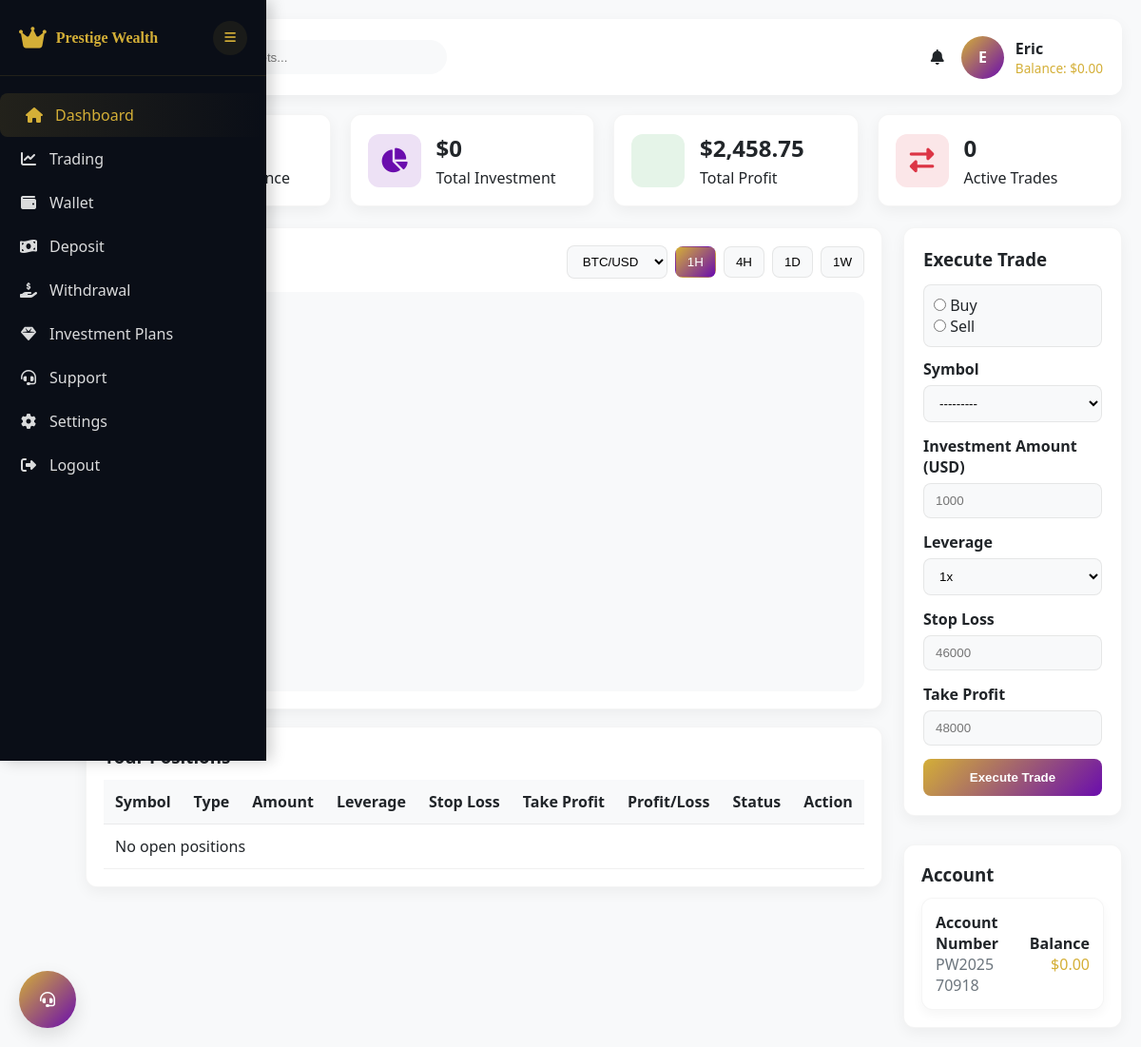
Before: /customers/dashboard/ (signed in) with the older database file.
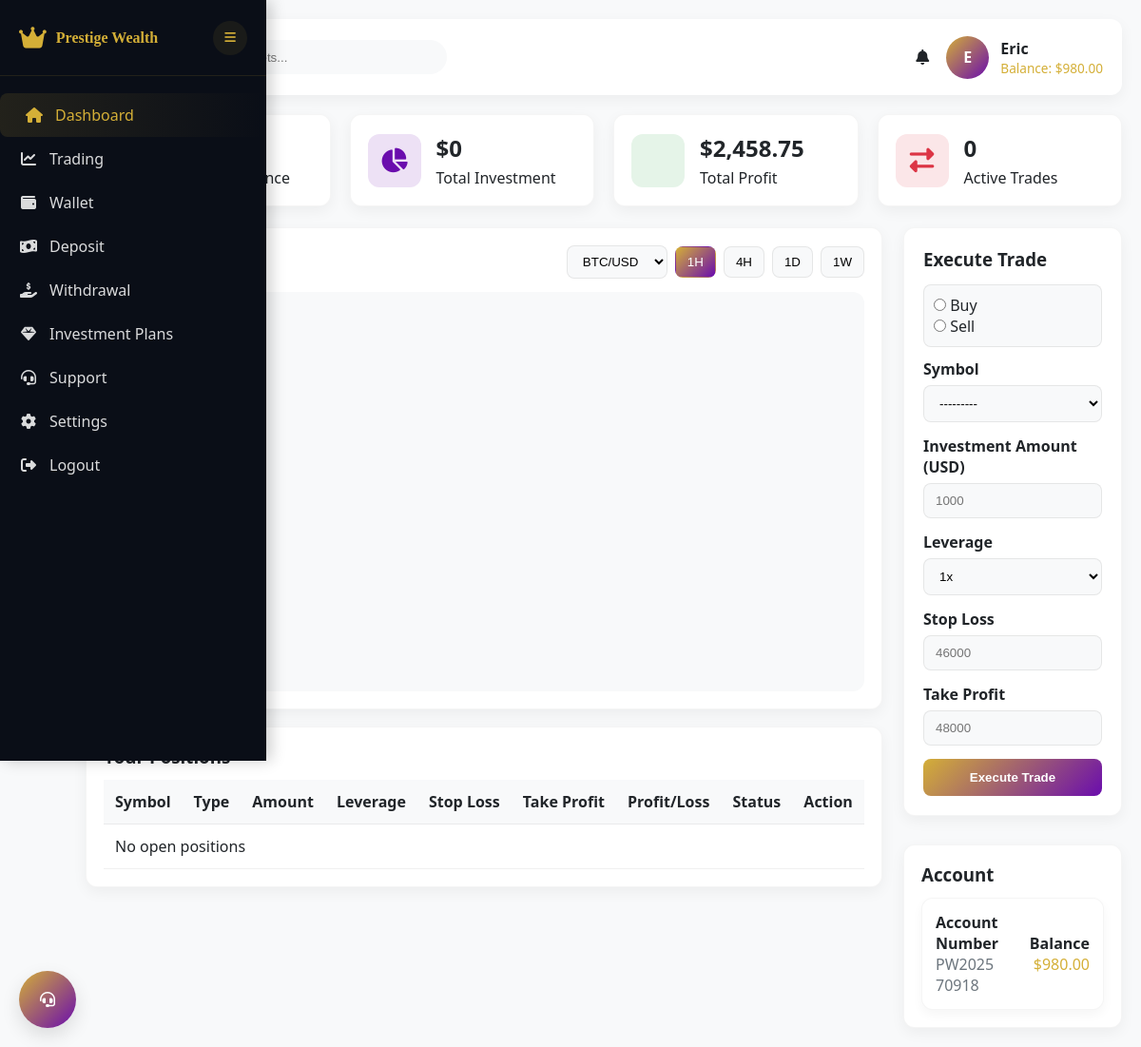
After: the same page with the newer database file.
### trade/models/accounts.py (models this page shows, shortened)
class Account(BaseModel):
    customer = models.OneToOneField(Customer, on_delete=models.CASCADE, related_name='customer_accounts')
    balance = models.DecimalField(max_digits=11, decimal_places=2, default=0.00)
    account_number = models.CharField(max_length=20, editable=False,unique=True, default=gen_account())

### trade/models/customers.py (models this page shows, shortened)
class Customer(BaseModel):
    agent = models.ForeignKey(
        User, on_delete=models.CASCADE, null=True, blank=True, related_name="chat_agent"
    )
    user = models.ForeignKey(User, on_delete=models.CASCADE)
    image = models.ImageField(null=True, blank=True)
    full_name = models.CharField(max_length=100)
    country_code = models.CharField(max_length=20, null=True, blank=True)
    phone_number = models.CharField(max_length=20, null=True, blank=True)
    referial_code = models.CharField(max_length=100, null=True, blank=True)
    is_active = models.BooleanField(default=True)

### trade/views.py (the view)
# urls.py: path("customers/dashboard/", customer_dashboard, name="customer_dashboard"),
@login_required
def customer_dashboard(request):
    form = TradeForm(request.POST or None)
    open_trades = Trade.objects.filter(status='open')
    customer_account = Account.objects.filter(customer__user=request.user).first()
    if request.user.is_admin:
        return redirect("trade:prestige_wealth")
    context = {
        "form": form,
        "open_trades": open_trades,
        "customer": customer_account,
    }
    return render(request, "dash/customer_dashboard.html", context)

### trade/forms.py (shortened to what this page needs)
class TradeForm(forms.ModelForm):
    class Meta:
        model = Trade
        fields = [
            "trade_type",
            "symbol",
            "amount",
            "leverage",
            "stop_loss",
            "take_profit",
        ]
        widgets = {
            "trade_type": forms.RadioSelect(
                choices=Trade.TRADE_TYPE_CHOICES, attrs={"class": "trade-type-btn"}
            ),
            "symbol": forms.Select(attrs={"class": "form-control"}),
            "amount": forms.NumberInput(
                attrs={"class": "form-control", "placeholder": "1000"}
            ),
            "leverage": forms.Select(attrs={"class": "form-control"}),
            "stop_loss": forms.NumberInput(
                attrs={"class": "form-control", "placeholder": "46000"}
            ),
            "take_profit": forms.NumberInput(
                attrs={"class": "form-control", "placeholder": "48000"}
            ),
        }
    def __init__(self, *args, **kwargs):
        self.customer = kwargs.pop("customer", None)
        super().__init__(*args, **kwargs)

### templates/dash/customer_dashboard.html (shortened to what the changed rows need)
{% extends 'dash/base.html' %}
{% load static %}
{% block content %}
<main class="main-content" id="mainContent">
  <header class="top-header">
    <div class="user-menu">
      <div class="user-profile"><div class="user-avatar">{% if customer and customer.customer and customer.customer.full_name %}{{ customer.customer.full_name|slice:":1"|upper }}{% else %}JD{% endif %}</div>
        <div style="display:flex;flex-direction:column;text-align:left">
          <div style="font-weight:700">{{ request.user.username|default:"John Doe" }}</div>
          <div style="color:var(--primary-gold);font-size:.85rem">{% if customer %}Balance: ${{ customer.balance }}{% else %}No Account{% endif %}</div>
        </div>
      </div>
    </div>
  </header>
  <div class="dashboard-content">
    <div class="dashboard-grid">
      <div>
        <div class="positions-container">
          <table class="table">
            <thead>
              <tr>
                <th>Symbol</th><th>Type</th><th>Amount</th><th>Leverage</th><th>Stop Loss</th><th>Take Profit</th><th>Profit/Loss</th><th>Status</th><th>Action</th>
              </tr>
            </thead>
          </table>
        </div>
      </div>
      <div>
        <div class="positions-container" style="margin-top:12px">
          <div style="background:var(--white);padding:14px;border-radius:12px;border:1px solid rgba(0,0,0,.04);box-shadow:0 5px 12px rgba(0,0,0,.04)">
            <div style="display:flex;justify-content:space-between;align-items:center;gap:12px">
              <div>
                <div style="font-weight:700">Account Number</div>
                <div style="color:var(--text-light)">{{ customer.account_number|default:"—" }}</div>
              </div>
              <div style="text-align:right">
                <div style="font-weight:700">Balance</div>
                <div style="color:var(--primary-gold)">${{ customer.balance|default:"0.00" }}</div>
              </div>
            </div>
          </div>
        </div>
      </div>
    </div>
  </div>
</main>
{% endblock content %}

Changed rows visible on the page:
changed Account "PW2025 70918": balance "0.00" → "980.00"
